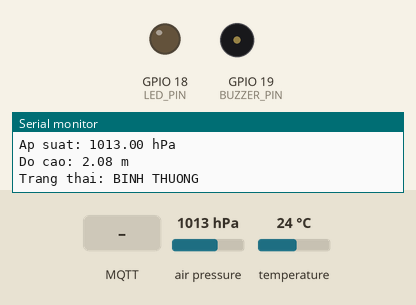
Bench run of a sketch on a simulated ESP32. Parts: output pins drawn as LEDs (lit = HIGH), buzzer (waves = sounding, pin HIGH), the last lines printed to the serial monitor. The test bench sets the inputs (shaded band); at power-on: air pressure 1013 hPa, temperature 24 °C. WiFi joins after 1.5 s; servers stay silent unless stated; no MQTT or app messages arrive unless stated.

Above: at 1.2 s.
1.3 s: air pressure set to 952 hPa
At 3.1 s:
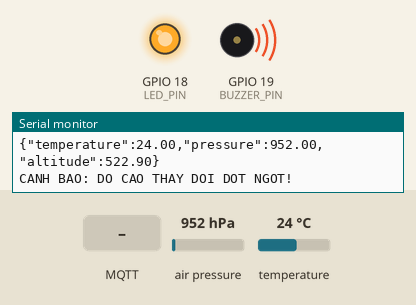
5.5 s: MQTT message "ON" arrives on the first subscribed topic
At 6.7 s:
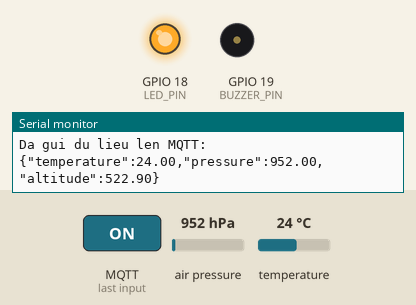
7.0 s: temperature set to 39.6 °C
9.2 s: temperature set to 40.9 °C
At 10.3 s:
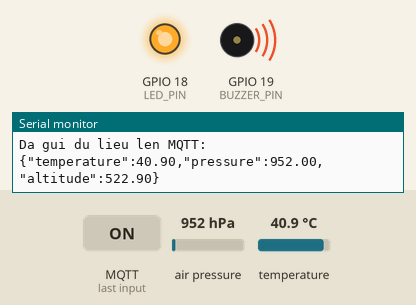
13.5 s: temperature set to 12 °C
At 15.2 s:
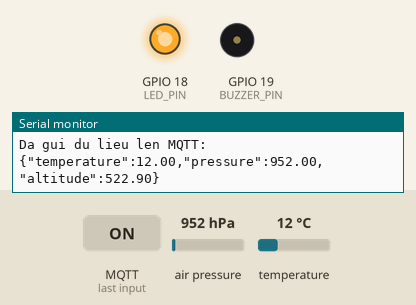
15.5 s: temperature set to 41 °C
At 17.0 s:
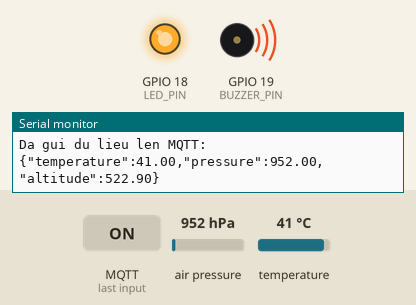
Timing chart, 0 to 18.5 s (numbered marks = the images above; inputs shaded):
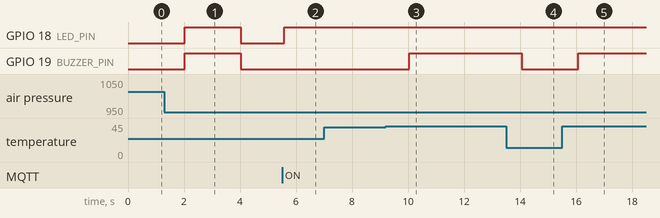

Measured:
- the behaviour switches between 40 and 40.1 °C on temperature (found by bisection; images 2 and 3)
- after the input at 1.3 s, GPIO 18 (LED_PIN), GPIO 19 (BUZZER_PIN): LOW → HIGH after 0.73 s, → LOW 2.0 s later
- after the input at 5.5 s, GPIO 18 (LED_PIN): LOW → HIGH after 0.09 s
- after the input at 9.2 s, GPIO 19 (BUZZER_PIN): LOW → HIGH after 0.85 s
- after the input at 13.5 s, GPIO 19 (BUZZER_PIN): HIGH → LOW after 0.57 s
- after the input at 15.5 s, GPIO 19 (BUZZER_PIN): LOW → HIGH after 0.58 s

The sketch:

lab3.ino
```cpp
#include <WiFi.h>
#include <Wire.h>
#include <Adafruit_BMP085.h>
#include <PubSubClient.h>
#include <atomic>
#include <math.h>

// ================= WIFI =================
const char* ssid = "Wokwi-GUEST";
const char* password = "";

// ================= MQTT =================
// Broker cong cong de mo phong Wokwi
const char* mqtt_server = "broker.hivemq.com";
const int mqtt_port = 1883;

WiFiClient espClient;
PubSubClient mqtt(espClient);

Adafruit_BMP085 bmp;

// ================= GPIO =================
#define LED_PIN 18
#define BUZZER_PIN 19

// ================= NGUONG CANH BAO =================
#define TEMP_MIN 10.0
#define TEMP_MAX 40.0
#define ALT_LIMIT 5.0

// ================= CAU TRUC DU LIEU =================
struct SensorData {
  float temperature;
  float pressure;
  float altitude;
};

struct AlertData {
  float temperature;
  float altitude;
};

// ================= QUEUE =================
QueueHandle_t dataQueue;
QueueHandle_t dataAlert;

// Trang thai dieu khien thu cong
std::atomic<bool> manualLED(false);
std::atomic<bool> manualBuzzer(false);

// Trang thai canh bao tu dong
std::atomic<bool> alertLED(false);
std::atomic<bool> alertBuzzer(false);

// Cap nhat ngo ra
void updateOutputs() {
  digitalWrite(LED_PIN,
    manualLED.load() || alertLED.load());

  digitalWrite(BUZZER_PIN,
    manualBuzzer.load() || alertBuzzer.load());
}

// ================= MQTT CALLBACK =================
void mqttCallback(char* topic, byte* payload,
                  unsigned int length) {

  String message = "";

  for (unsigned int i = 0; i < length; i++) {
    message += (char)payload[i];
  }

  message.trim();
  message.toUpperCase();

  if (strcmp(topic, "runner/control/led") == 0) {
    manualLED = (message == "ON");
  }

  if (strcmp(topic, "runner/control/buzzer") == 0) {
    manualBuzzer = (message == "ON");
  }

  updateOutputs();
}

// ================= KET NOI MQTT =================
void reconnectMQTT() {

  while (!mqtt.connected()) {

    Serial.println("Dang ket noi MQTT...");

    String clientID = "ESP32-Runner-" +
                      String((uint32_t)ESP.getEfuseMac(), HEX);

    if (mqtt.connect(clientID.c_str())) {

      Serial.println("MQTT connected!");

      mqtt.subscribe("runner/control/led");
      mqtt.subscribe("runner/control/buzzer");

    } else {

      Serial.print("MQTT error: ");
      Serial.println(mqtt.state());

      vTaskDelay(pdMS_TO_TICKS(2000));
    }
  }
}

// =================================================
// TASK 1: DOC DU LIEU CAM BIEN - CORE 1
// =================================================
void TaskReadData(void *pvParameters) {

  SensorData data;
  AlertData alert;

  while (1) {

    data.temperature = bmp.readTemperature();

    data.pressure = bmp.readPressure() / 100.0;

    data.altitude = bmp.readAltitude(101325);

    // Hien thi Serial
    Serial.println("===== RUNNER DATA =====");

    Serial.print("Nhiet do: ");
    Serial.print(data.temperature);
    Serial.println(" C");

    Serial.print("Ap suat: ");
    Serial.print(data.pressure);
    Serial.println(" hPa");

    Serial.print("Do cao: ");
    Serial.print(data.altitude);
    Serial.println(" m");

    // Gui du lieu day du vao dataQueue
    xQueueSend(dataQueue, &data, 0);

    // Gui du lieu canh bao vao dataAlert
    alert.temperature = data.temperature;
    alert.altitude = data.altitude;

    xQueueOverwrite(dataAlert, &alert);

    vTaskDelay(pdMS_TO_TICKS(2000));
  }
}

// =================================================
// TASK 2: TRUYEN DATA LEN MQTT - CORE 0
// =================================================
void TaskTransmitData(void *pvParameters) {

  SensorData data;

  WiFi.mode(WIFI_STA);

  WiFi.begin(ssid, password);

  Serial.println("Dang ket noi WiFi...");

  while (WiFi.status() != WL_CONNECTED) {
    vTaskDelay(pdMS_TO_TICKS(500));
  }

  Serial.println("WiFi connected!");
  Serial.println(WiFi.localIP());

  mqtt.setServer(mqtt_server, mqtt_port);
  mqtt.setCallback(mqttCallback);

  while (1) {

    if (WiFi.status() != WL_CONNECTED) {
      WiFi.reconnect();
      vTaskDelay(pdMS_TO_TICKS(1000));
      continue;
    }

    if (!mqtt.connected()) {
      reconnectMQTT();
    }

    mqtt.loop();

    // Nhan du lieu tu dataQueue
    if (xQueueReceive(dataQueue, &data,
                      pdMS_TO_TICKS(100)) == pdTRUE) {

      char payload[160];

      snprintf(payload, sizeof(payload),
        "{\"temperature\":%.2f,"
        "\"pressure\":%.2f,"
        "\"altitude\":%.2f}",
        data.temperature,
        data.pressure,
        data.altitude);

      mqtt.publish("runner/data", payload);

      Serial.println("Da gui du lieu len MQTT:");
      Serial.println(payload);
    }

    vTaskDelay(pdMS_TO_TICKS(10));
  }
}

// =================================================
// TASK 3: CANH BAO - CORE 1
// =================================================
void TaskAlert(void *pvParameters) {

  AlertData alert;

  float previousAltitude = 0;

  bool firstReading = true;

  while (1) {

    if (xQueueReceive(dataAlert, &alert,
                      portMAX_DELAY) == pdTRUE) {

      bool temperatureWarning =
        (alert.temperature < TEMP_MIN ||
         alert.temperature > TEMP_MAX);

      bool altitudeWarning = false;

      // Kiem tra su thay doi do cao
      if (!firstReading) {

        float deltaAltitude =
          fabs(alert.altitude - previousAltitude);

        if (deltaAltitude > ALT_LIMIT) {
          altitudeWarning = true;
        }
      }

      previousAltitude = alert.altitude;
      firstReading = false;

      // Cap nhat canh bao tu dong
      bool warning =
        temperatureWarning || altitudeWarning;

      alertLED = warning;
      alertBuzzer = warning;

      updateOutputs();

      if (temperatureWarning) {
        Serial.println("CANH BAO: NHIET DO BAT THUONG!");
      }

      if (altitudeWarning) {
        Serial.println("CANH BAO: DO CAO THAY DOI DOT NGOT!");
      }

      if (!warning) {
        Serial.println("Trang thai: BINH THUONG");
      }
    }
  }
}

// ================= SETUP =================
void setup() {

  Serial.begin(115200);

  pinMode(LED_PIN, OUTPUT);
  pinMode(BUZZER_PIN, OUTPUT);

  digitalWrite(LED_PIN, LOW);
  digitalWrite(BUZZER_PIN, LOW);

  Wire.begin(21, 22);

  if (!bmp.begin()) {
    Serial.println("Khong tim thay BMP180!");
    while (1) {
      vTaskDelay(pdMS_TO_TICKS(1000));
    }
  }

  // Tao Queue
  dataQueue = xQueueCreate(10, sizeof(SensorData));

  dataAlert = xQueueCreate(1, sizeof(AlertData));

  if (dataQueue == NULL || dataAlert == NULL) {
    Serial.println("Loi tao Queue!");
    while (1) {
      vTaskDelay(pdMS_TO_TICKS(1000));
    }
  }

  // Tao Task va gan Core
  xTaskCreatePinnedToCore(
    TaskReadData,
    "ReadData",
    4096,
    NULL,
    2,
    NULL,
    1
  );

  xTaskCreatePinnedToCore(
    TaskTransmitData,
    "TransmitData",
    6144,
    NULL,
    1,
    NULL,
    0
  );

  xTaskCreatePinnedToCore(
    TaskAlert,
    "Alert",
    4096,
    NULL,
    2,
    NULL,
    1
  );
}

// ================= LOOP =================
void loop() {
  vTaskDelay(portMAX_DELAY);
}
```
